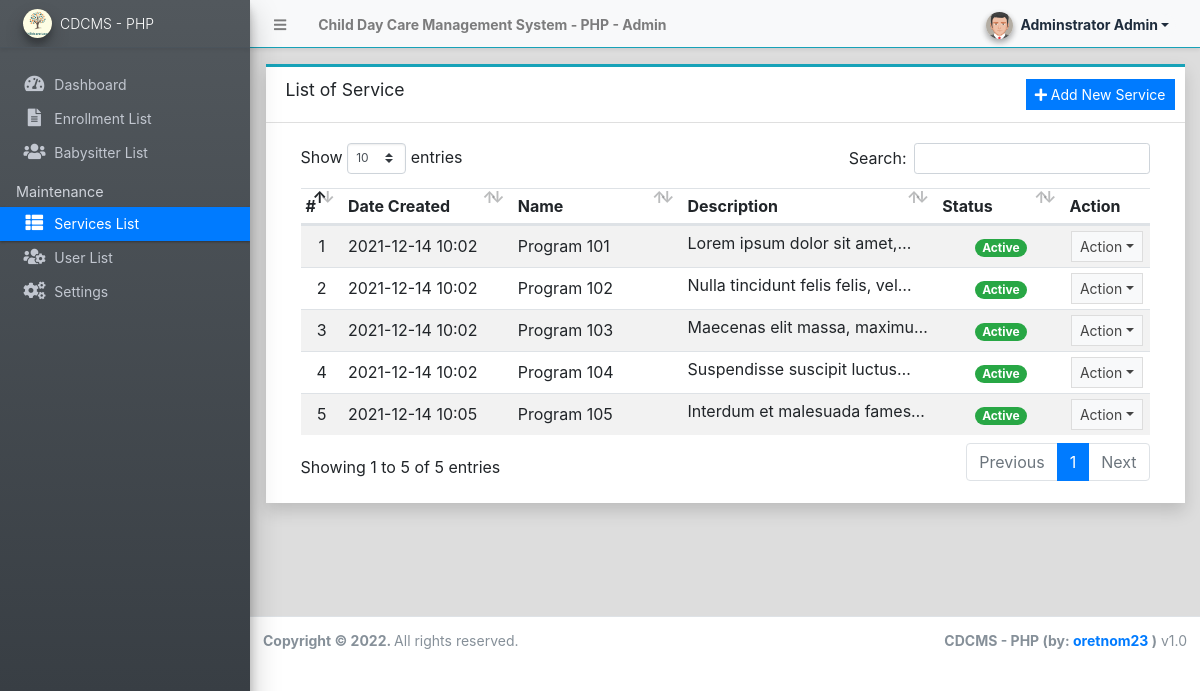
/admin/?page=services (signed in), run on the app's committed database.
### tables this page shows
CREATE TABLE `service_list` (
  `id` int(30) NOT NULL,
  `name` text NOT NULL,
  `description` text NOT NULL,
  `status` tinyint(1) NOT NULL DEFAULT 1,
  `date_created` datetime NOT NULL DEFAULT current_timestamp(),
  `date_updated` datetime DEFAULT NULL ON UPDATE current_timestamp()
);

### admin/services/index.php (the view, shortened to what this page needs)
<div class="card card-outline card-info rounded-0 shadow">
	<div class="card-header">
		<h3 class="card-title">List of Service</h3>
		<div class="card-tools">
			<a href="javascript:void(0)" id="create_new" class="btn btn-flat btn-sm btn-primary"><span class="fas fa-plus"></span>  Add New Service</a>
		</div>
	</div>
	<div class="card-body">
		<div class="container-fluid">
        <div class="container-fluid">
			<table class="table table-hover table-striped">
				<colgroup>
					<col width="5%">
					<col width="20%">
					<col width="20%">
					<col width="30%">
					<col width="15%">
					<col width="10%">
				</colgroup>
				<thead>
					<tr>
						<th>#</th>
						<th>Date Created</th>
						<th>Name</th>
						<th>Description</th>
						<th>Status</th>
						<th>Action</th>
					</tr>
				</thead>
				<tbody>
					<?php
						$i = 1;
						$qry = $conn->query("SELECT * from `service_list`order by `name` asc ");
						while($row = $qry->fetch_assoc()):
						$row['description'] = strip_tags(html_entity_decode($row['description']));
					?>
						<tr>
							<td class="text-center"><?php echo $i++; ?></td>
							<td class=""><?php echo date("Y-m-d H:i",strtotime($row['date_created'])) ?></td>
							<td><?php echo ucwords($row['name']) ?></td>
							<td class="truncate-1"><?php echo $row['description'] ?></td>
							<td class="text-center">
                                <?php
                                    switch($row['status']){
                                        case '1':
                                            echo "<span class='badge badge-success badge-pill'>Active</span>";
                                            break;
                                    }
                                ?>
                            </td>
							<td align="center">
								 <button type="button" class="btn btn-flat btn-default btn-sm dropdown-toggle dropdown-icon" data-toggle="dropdown">
				                  		Action
				                  </button>
							</td>
						</tr>
					<?php endwhile; ?>
				</tbody>
			</table>
		</div>
		</div>
	</div>
</div>

### data on the page
service_list: date_created "2021-12-14 10:02", name "Program 101", description "Lorem ipsum dolor sit…", status "Active"
service_list: date_created "2021-12-14 10:02", name "Program 102", description "Nulla tincidunt felis felis,…", status "Active"
service_list: date_created "2021-12-14 10:02", name "Program 103", description "Maecenas elit massa,…", status "Active"
service_list: date_created "2021-12-14 10:02", name "Program 104", description "Suspendisse suscipit…", status "Active"
service_list: date_created "2021-12-14 10:05", name "Program 105", description "Interdum et malesuada…", status "Active"

### other printed values
$_settings->info('name') "Child Day Care Management System - PHP"
$_settings->userdata('firstname').' '.$_settings->userdata('lastname') "Adminstrator Admin"
$_settings->info('short_name') "CDCMS - PHP"
